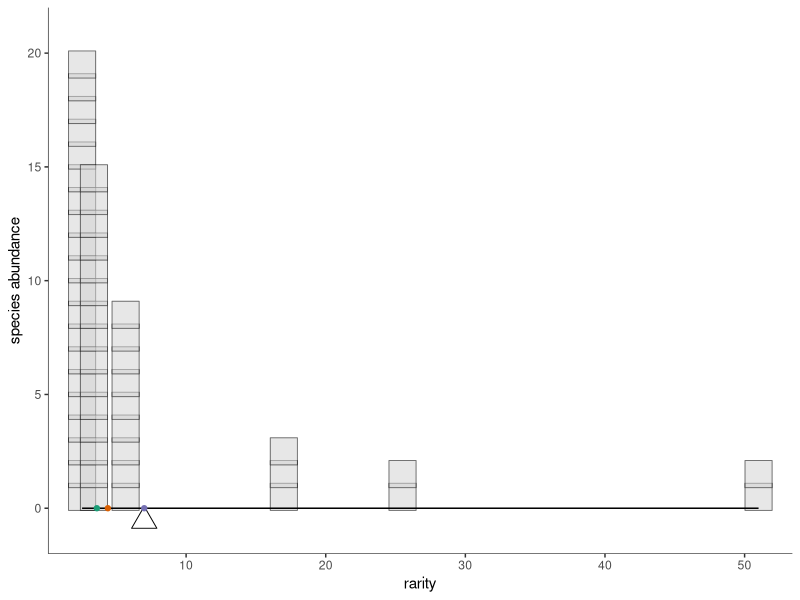
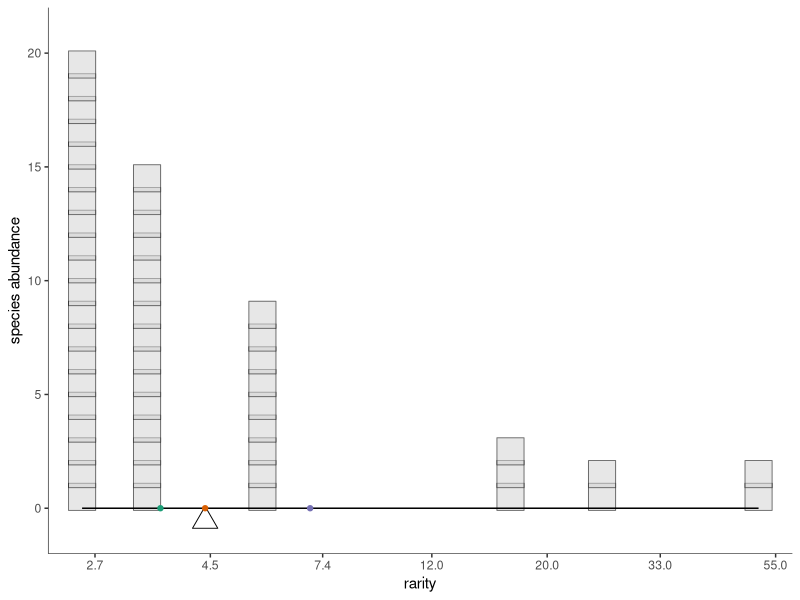
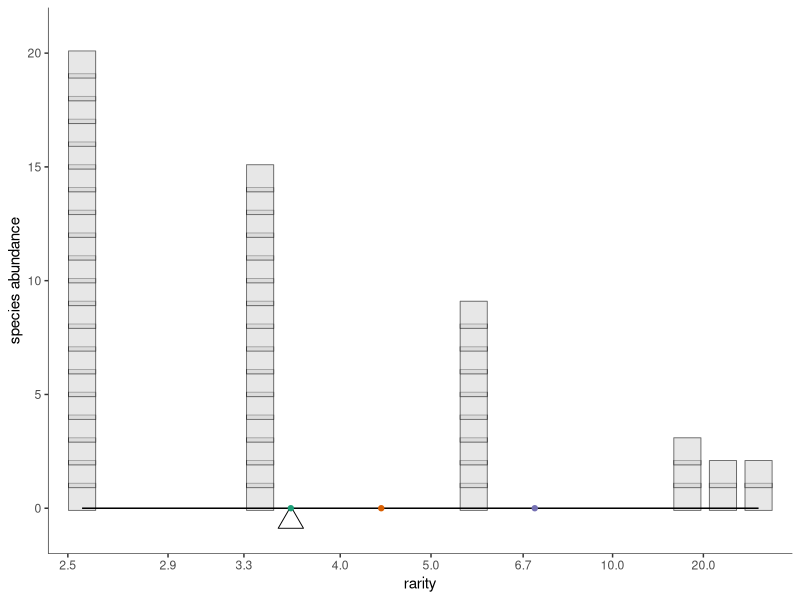

Here is the R script that generated these plots, in order:
library(tidyverse)
library(ggthemes)

## TODO
## OPTIONAL: color the species (so that stacking becomes clear)
## fix box size for small max abundance so it doesn't e.g. cross y-axis
## think about squeezing when rarities aren't equal but are close s.t. boxes overlap
## select colors for reference points http://colorbrewer2.org/#type=qualitative&scheme=Dark2&n=3
## switch plotting order so that fulcrum point sits above reference points

library(scales) # trans_new() is in the scales library

epsPretty <- 0
offStart <- 0

pfun=function(x, pow, offset=offStart){
	if (pow==0) return(log(x))
	r <- sign(pow)*(x+offset)^pow
	return(r)
}

ipfun=function(x, pow, offset=offStart){
	if (pow==0) return(exp(x))
	r <- sign(pow)*(x)^(1/pow)
	return(r)
}

# Diversity function 
dfun<-function(ab, l){
	rp <- ab/sum(ab)
	return(ipfun(sum(rp*pfun(1/rp, l)),l))
}

# round numbers, more aggressively the larger they are
prettify <- function(breaks){
    digits <- -floor(log10(abs(breaks))) + 1
    digits[breaks == 0] <- 0
    return((round(breaks, digits = digits))[round(breaks, digits = digits)!=(-Inf)]) #klugey fix to -Inf
}

power_trans = function(pow) trans_new(name="power"
   , transform = function(x) pfun(x, pow)
	, inverse = function(x) ipfun(x, pow)
	, breaks = function(x) prettify(
		trans_breaks(
			function(x) pfun(x, pow), function(x) ipfun(x, pow), n = 6
		)(c(epsPretty,x)*1.1)
	)
   , domain = c(1, 10000)
)

# replicate to make stacks with geom_point
fancy_rep<-function(df){
    return(data.frame(df[rep(1:nrow(df), df$abundance),])
           %>% group_by(abundance) %>% mutate(gr=1:length(abundance))
    )
}

base_plot <- function(abundance, pointScale=200){
    
	rf <- tibble(names = as.factor(1:length(abundance))
		, abundance
		, rarity = sum(abundance)/abundance
	)
	rfrepeated <-fancy_rep(rf) 

	pointsize <- pointScale/max(abundance)
	
	#This pretty much has to be 0.5 because the shape is centered on its x- and y-locations, but we want to offset so it rests upon it
	goff <- 0.5

	base <- (ggplot(rfrepeated, aes(x=rarity, y=abundance))
		+ geom_point(aes(y=gr-goff, alpha=0.2), size=pointsize, fill="lightgrey", shape=22, color="black", stroke=0.5) #some stylistic things to deal with squeezing
		
		# make plank
		+ geom_segment(
			aes(x, y, xend=xend, yend=yend)
			, data=data.frame(
				x=c(min(rf$rarity))
				, y=c(0)
				, xend=c(max(rf$rarity))
				, yend=c(0)
			)
		)
# adding this in let the boxes fill the y-space pretty well without gaps, don't think it ruined appearance of y-axis
		+scale_y_continuous(
		    expand=c(0,0)
		    , limits=c(max(rf$abundance)-1.1*max(rf$abundance), 1.1*max(rf$abundance))
		)
		+ labs(y="species abundance")
	)
	return(theme_plot(base))
}

theme_plot <- function(p){
	return(p
		+ theme_tufte(base_family = "sans")
		+ theme(legend.position="none")
		+ theme(
			axis.line.x = element_line(
				colour = 'black', size=0.2, linetype='solid'
			), axis.line.y =  element_line(
				colour = 'black', size=0.2, linetype='solid'
			)
		)
	)
}

scale_plot <- function(ab, ell){
    ab<-ab[ab!=0]
	div <- dfun(ab, ell)
	print(div)
	return (base_plot(ab) 
		+ geom_point(
			data=tibble(x=div, y=-0.028*max(ab))# don't recall why 0.028, but it gets fulcrum point just right. 
			, size=6, shape=2
			, aes(x, y)
		)
		+ scale_x_continuous(trans=power_trans(pow=ell))
		+ coord_cartesian(clip="off")
	)
}

mean_points <- function(ab, ell){
    ab<-ab[ab!=0]
	div <- Vectorize(dfun, vectorize.args=("l"))(ab, ell)
	return(geom_point(
		data=tibble(x=div, y=0*div, clr=1:length(div))
		, aes(x, y, color=as.factor(clr))
	))
}

rarity_plot <- function(ab, ell, means=-1:1){
    ab<-ab[ab!=0]
	return(
		scale_plot(ab, ell) 
		+ mean_points(ab, means)
		+ scale_color_brewer(type="qual", palette="Dark2") #playing with color choices
	)
}

rarity_series <- function(ab, lrange=-1:1, means=lrange){
	for(l in lrange){
		print(rarity_plot(ab, l, means))
	}
}

# ab <- c(20, 15, 9, 3, 2, 1, 1)
# ab <- c(100, 20, 15, 9, 3, 2, 1, 1)
# 
# rarity_series(ab, 1:-1)
# rarity_series(ab, 0, 1:-1)

#some SADs to play with

# ab <- c(20, 15, 9, 3, 2, 1, 1)
# ab <- c(100, 20, 15, 9, 3, 2, 1, 1)
# ab<-c(50,30,20,0,0,0)
# ab<-c(4,3,2)
ab <- c(20, 15, 9, 3, 2, 1, 1,0,0)
# ab <- c(200,100, 20, 15, 9, 3, 2, 1, 1)
# ab<-floor(exp(rnorm(50, 4,1.5)))

quartz()
rarity_plot(ab, 1)

quartz()
rarity_plot(ab, 0)

quartz()
rarity_plot(ab, -1)
